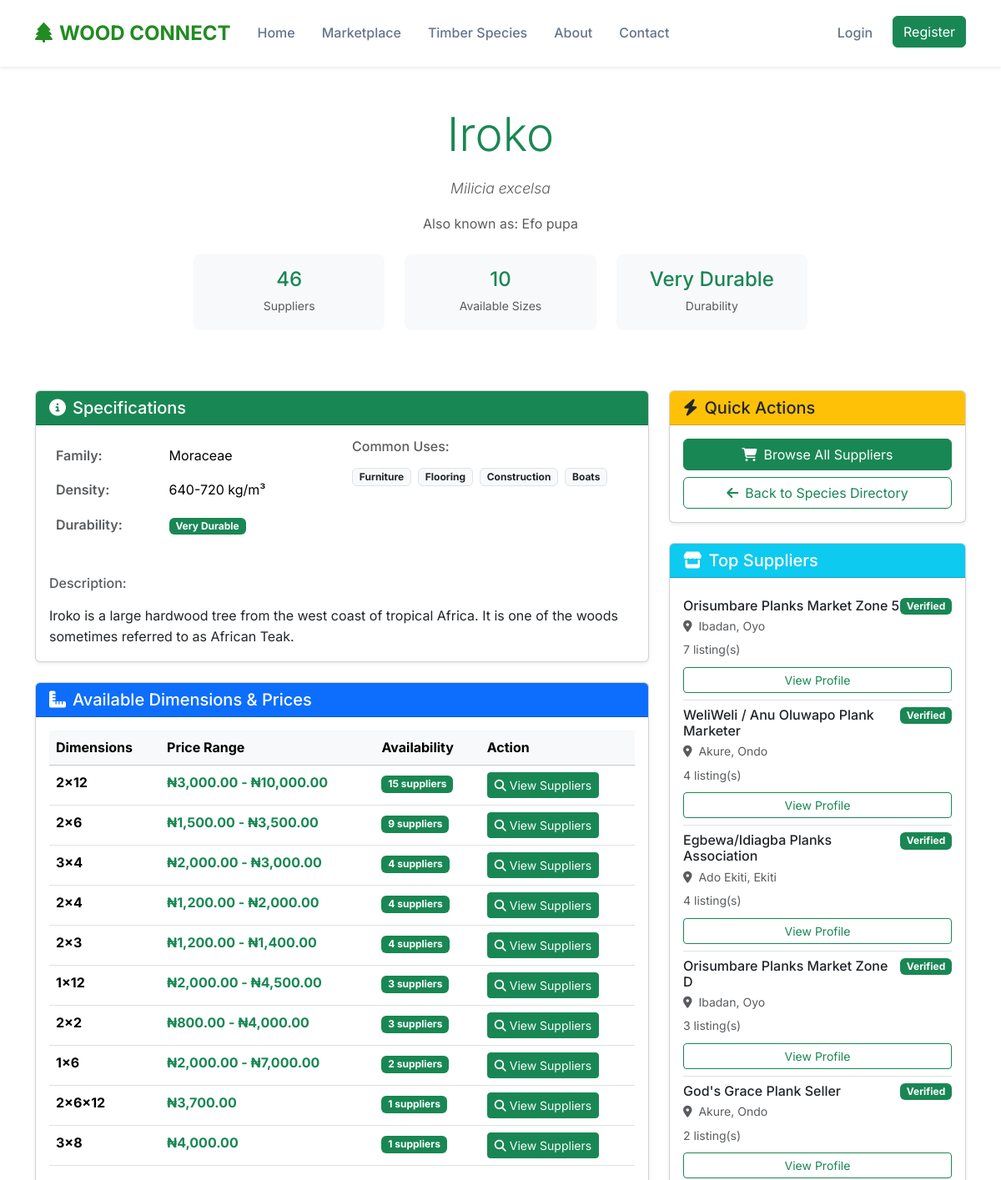
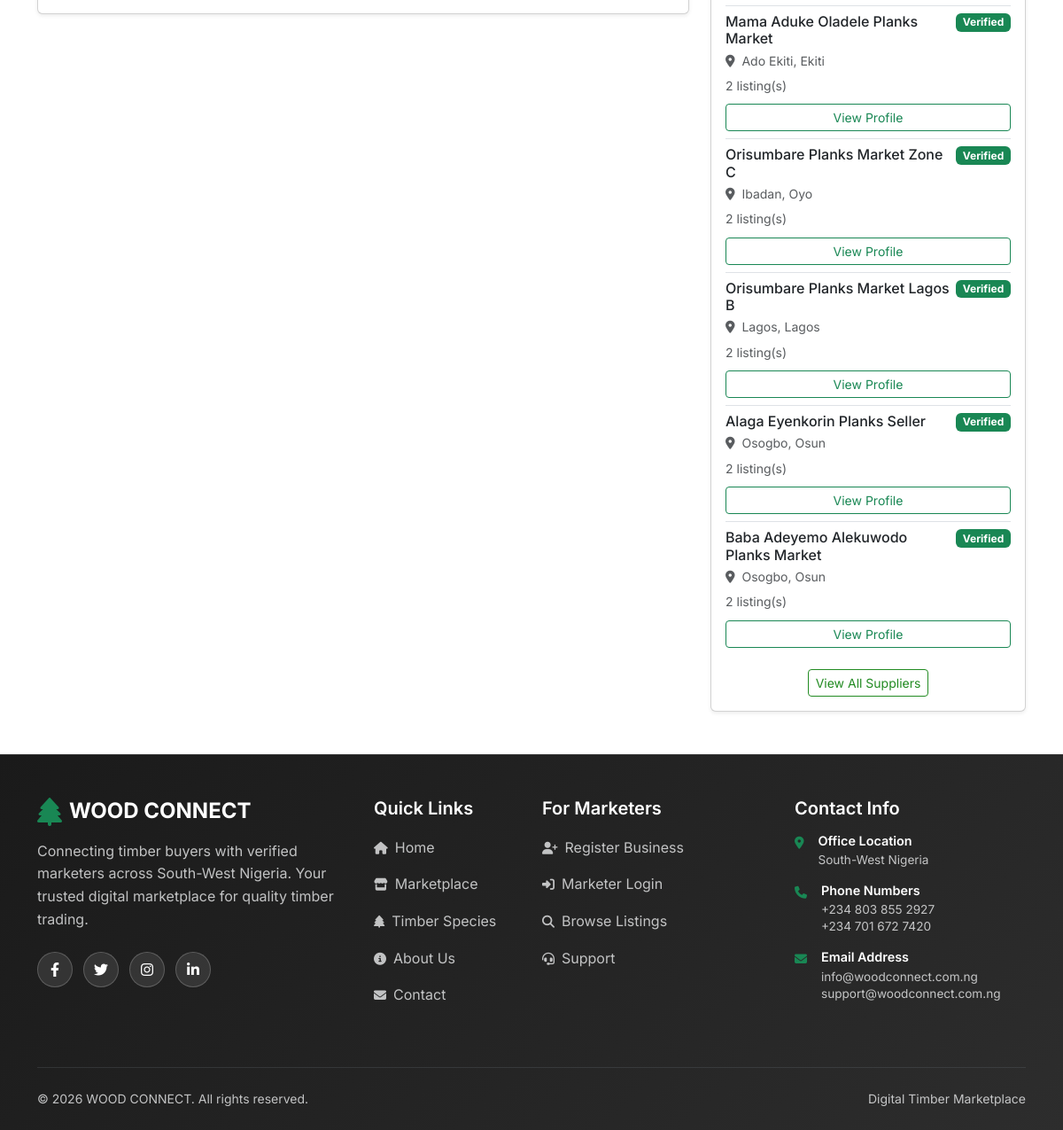
Page /species/profile.php?id=1 on the committed database (2 pictures, top to bottom).
### tables this page shows
CREATE TABLE `species` (
  `id` int(11) NOT NULL,
  `scientific_name` varchar(255) NOT NULL,
  `common_names` longtext NOT NULL CHECK (json_valid(`common_names`)),
  `family` varchar(100) DEFAULT NULL,
  `density_range` varchar(100) DEFAULT NULL,
  `durability` varchar(50) DEFAULT NULL,
  `timber_value_rank` int(11) DEFAULT 1,
  `common_uses` longtext DEFAULT NULL CHECK (json_valid(`common_uses`)),
  `description` text DEFAULT NULL,
  `image_path` varchar(500) DEFAULT NULL,
  `created_at` timestamp NOT NULL DEFAULT current_timestamp(),
  `updated_at` timestamp NOT NULL DEFAULT current_timestamp() ON UPDATE current_timestamp()
);

CREATE TABLE `marketers` (
  `id` int(11) NOT NULL,
  `business_name` varchar(255) NOT NULL,
  `owner_name` varchar(255) NOT NULL,
  `address` text NOT NULL,
  `city` varchar(100) NOT NULL,
  `state` enum('Ondo','Ekiti','Osun','Oyo','Ogun','Lagos') NOT NULL,
  `local_government` varchar(100) NOT NULL,
  `phone` varchar(20) NOT NULL,
  `email` varchar(255) DEFAULT NULL,
  `password_hash` varchar(255) DEFAULT NULL,
  `business_description` text DEFAULT NULL,
  `verification_status` enum('pending','verified','rejected') DEFAULT 'verified',
  `verification_notes` text DEFAULT NULL,
  `profile_image` varchar(500) DEFAULT NULL,
  `registration_date` timestamp NOT NULL DEFAULT current_timestamp(),
  `last_login` timestamp NULL DEFAULT NULL,
  `is_active` tinyint(1) DEFAULT 1,
  `reset_token` varchar(100) DEFAULT NULL,
  `reset_expires` timestamp NULL DEFAULT NULL
);

### includes/functions.php (called while the page is built, shortened)
<?php
function formatNaira($amount)
{
    return '₦' . number_format($amount, 2);
}
function url($path = '')
{
    return BASE_URL . '/' . ltrim($path, '/');
}

### species/profile.php (the view, shortened to what this page needs)
<?php
require_once '../includes/config.php';
$species_id = $_GET['id'] ?? 0;
try {
  $species_stmt = $pdo->prepare("
        SELECT s.*, COUNT(i.id) as marketer_count
        FROM species s
        LEFT JOIN inventory i ON s.id = i.species_id AND i.is_available = TRUE
        WHERE s.id = ?
        GROUP BY s.id
    ");
  $species_stmt->execute([$species_id]);
  $species = $species_stmt->fetch(PDO::FETCH_ASSOC);
} catch (PDOException $e) {
  $species = null;
  error_log("Species profile query error: " . $e->getMessage());
}
$common_names = json_decode($species['common_names'], true);
$common_uses = json_decode($species['common_uses'], true);
$primary_name = $common_names[0] ?? $species['scientific_name'];
try {
  $marketers_stmt = $pdo->prepare("
        SELECT DISTINCT m.*, COUNT(i.id) as listing_count,
               MIN(i.price_per_unit) as min_price,
               MAX(i.price_per_unit) as max_price
        FROM marketers m
        JOIN inventory i ON m.id = i.marketer_id
        WHERE i.species_id = ? AND i.is_available = TRUE AND m.verification_status = 'verified'
        GROUP BY m.id
        ORDER BY listing_count DESC
        LIMIT 10
    ");
  $marketers_stmt->execute([$species_id]);
  $marketers = $marketers_stmt->fetchAll(PDO::FETCH_ASSOC);
} catch (PDOException $e) {
  $marketers = [];
  error_log("Marketers query error: " . $e->getMessage());
}
try {
  $dimensions_stmt = $pdo->prepare("
        SELECT DISTINCT dimensions,
               COUNT(*) as availability_count,
               MIN(price_per_unit) as min_price,
               MAX(price_per_unit) as max_price
        FROM inventory
        WHERE species_id = ? AND is_available = TRUE
        GROUP BY dimensions
        ORDER BY availability_count DESC
    ");
  $dimensions_stmt->execute([$species_id]);
  $available_dimensions = $dimensions_stmt->fetchAll(PDO::FETCH_ASSOC);
} catch (PDOException $e) {
  $available_dimensions = [];
  error_log("Dimensions query error: " . $e->getMessage());
}
include '../includes/header.php';
?>
<div class="container py-5">
  <div class="row mb-5">
    <div class="col-lg-8 mx-auto">
      <div class="text-center mb-4">
        <h1 class="display-4 mb-3 text-success"><?php echo $primary_name; ?></h1>
        <p class="lead text-muted scientific-name">
          <em><?php echo $species['scientific_name']; ?></em>
        </p>
        <?php if (count($common_names) > 1): ?>
          <p class="text-muted">
            Also known as: <?php echo implode(', ', array_slice($common_names, 1)); ?>
          </p>
        <?php endif; ?>
        <div class="row mt-4">
          <div class="col-md-4">
            <div class="stat-card">
              <h4 class="text-success mb-1"><?php echo $species['marketer_count']; ?></h4>
              <small class="text-muted">Suppliers</small>
            </div>
          </div>
          <div class="col-md-4">
            <div class="stat-card">
              <h4 class="text-success mb-1"><?php echo count($available_dimensions); ?></h4>
              <small class="text-muted">Available Sizes</small>
            </div>
          </div>
          <div class="col-md-4">
            <div class="stat-card">
              <h4 class="text-success mb-1"><?php echo $species['durability']; ?></h4>
              <small class="text-muted">Durability</small>
            </div>
          </div>
        </div>
      </div>
    </div>
  </div>
  <div class="row">
    <div class="col-lg-8">
      <div class="card shadow-sm mb-4">
        <div class="card-header bg-success text-white">
          <h5 class="mb-0"><i class="fas fa-info-circle me-2"></i>Specifications</h5>
        </div>
        <div class="card-body">
          <div class="row">
            <div class="col-md-6">
              <table class="table table-borderless">
                <?php if ($species['family']): ?>
                  <tr>
                    <th width="40%" class="text-muted">Family:</th>
                    <td><?php echo $species['family']; ?></td>
                  </tr>
                <?php endif; ?>
                <?php if ($species['density_range']): ?>
                  <tr>
                    <th class="text-muted">Density:</th>
                    <td><?php echo $species['density_range']; ?></td>
                  </tr>
                <?php endif; ?>
                <?php if ($species['durability']): ?>
                  <tr>
                    <th class="text-muted">Durability:</th>
                    <td>
                      <span class="badge bg-<?php
                                            echo $species['durability'] === 'Very Durable' ? 'success' : ($species['durability'] === 'Durable' ? 'primary' : 'warning');
                                            ?>">
                        <?php echo $species['durability']; ?>
                      </span>
                    </td>
                  </tr>
                <?php endif; ?>
              </table>
            </div>
            <div class="col-md-6">
              <?php if ($common_uses && !empty($common_uses)): ?>
                <h6 class="text-muted mb-3">Common Uses:</h6>
                <div class="d-flex flex-wrap gap-2">
                  <?php foreach ($common_uses as $use): ?>
                    <span class="badge bg-light text-dark border"><?php echo $use; ?></span>
                  <?php endforeach; ?>
                </div>
              <?php endif; ?>
            </div>
          </div>
          <?php if ($species['description']): ?>
            <div class="mt-4">
              <h6 class="text-muted mb-3">Description:</h6>
              <p class="mb-0"><?php echo nl2br($species['description']); ?></p>
            </div>
          <?php endif; ?>
        </div>
      </div>
      <?php if (!empty($available_dimensions)): ?>
        <div class="card shadow-sm mb-4">
          <div class="card-header bg-primary text-white">
            <h5 class="mb-0"><i class="fas fa-ruler-combined me-2"></i>Available Dimensions & Prices</h5>
          </div>
          <div class="card-body">
            <div class="table-responsive">
              <table class="table table-hover">
                <thead class="table-light">
                  <tr>
                    <th>Dimensions</th>
                    <th>Price Range</th>
                    <th>Availability</th>
                    <th>Action</th>
                  </tr>
                </thead>
                <tbody>
                  <?php foreach ($available_dimensions as $dim): ?>
                    <tr>
                      <td>
                        <strong><?php echo $dim['dimensions']; ?></strong>
                      </td>
                      <td>
                        <?php if ($dim['min_price'] == $dim['max_price']): ?>
                          <span class="text-success fw-bold"><?php echo formatNaira($dim['min_price']); ?></span>
                        <?php else: ?>
                          <span class="text-success fw-bold"><?php echo formatNaira($dim['min_price']); ?> - <?php echo formatNaira($dim['max_price']); ?></span>
                        <?php endif; ?>
                      </td>
                      <td>
                        <span class="badge bg-success"><?php echo $dim['availability_count']; ?> suppliers</span>
                      </td>
                      <td>
                        <a href="<?php echo url('marketplace/search.php?species=' . urlencode($primary_name) . '&dimensions=' . urlencode($dim['dimensions'])); ?>"
                          class="btn btn-success btn-sm">
                          <i class="fas fa-search me-1"></i>View Suppliers
                        </a>
                      </td>
                    </tr>
                  <?php endforeach; ?>
                </tbody>
              </table>
            </div>
          </div>
        </div>
      <?php endif; ?>
    </div>
    <div class="col-lg-4">
      <div class="card shadow-sm mb-4">
        <div class="card-header bg-warning text-dark">
          <h5 class="mb-0"><i class="fas fa-bolt me-2"></i>Quick Actions</h5>
        </div>
        <div class="card-body">
          <div class="d-grid gap-2">
            <a href="<?php echo url('marketplace/search.php?species=' . urlencode($primary_name)); ?>" class="btn btn-success">
              <i class="fas fa-shopping-cart me-2"></i>Browse All Suppliers
            </a>
            <a href="<?php echo url('species/directory.php'); ?>" class="btn btn-outline-success">
              <i class="fas fa-arrow-left me-2"></i>Back to Species Directory
            </a>
          </div>
        </div>
      </div>
      <?php if (!empty($marketers)): ?>
        <div class="card shadow-sm">
          <div class="card-header bg-info text-white">
            <h5 class="mb-0"><i class="fas fa-store me-2"></i>Top Suppliers</h5>
          </div>
          <div class="card-body">
            <div class="list-group list-group-flush">
              <?php foreach ($marketers as $marketer): ?>
                <div class="list-group-item px-0">
                  <div class="d-flex justify-content-between align-items-start">
                    <div>
                      <h6 class="mb-1"><?php echo htmlspecialchars($marketer['business_name']); ?></h6>
                      <p class="mb-1 small text-muted">
                        <i class="fas fa-map-marker-alt me-1"></i>
                        <?php echo $marketer['city'] . ', ' . $marketer['state']; ?>
                      </p>
                      <small class="text-muted">
                        <?php echo $marketer['listing_count']; ?> listing(s)
                      </small>
                    </div>
                    <span class="badge bg-success">Verified</span>
                  </div>
                  <div class="mt-2">
                    <a href="<?php echo url('marketplace/profile.php?marketer_id=' . $marketer['id']); ?>" class="btn btn-outline-success btn-sm w-100">
                      View Profile
                    </a>
                  </div>
                </div>
              <?php endforeach; ?>
            </div>
            <?php if (count($marketers) >= 10): ?>
              <div class="text-center mt-3">
                <a href="<?php echo url('marketplace/search.php?species=' . urlencode($primary_name)); ?>" class="btn btn-outline-primary btn-sm">
                  View All Suppliers
                </a>
              </div>
            <?php endif; ?>
          </div>
        </div>
      <?php endif; ?>
    </div>
  </div>
</div>
<?php include '../includes/footer.php'; ?>
</body>
</html>

### assets/css/style.css (style rules this page uses)
:root { --primary-green: #228B22; --earth-brown: #8B4513; --warm-amber: #D2691E; --slate-gray: #64748b; --off-white: #f8fafc; --forest-dark: #1a5e1a; }
* { margin: 0; padding: 0; box-sizing: border-box; }
body { font-family: 'Inter', sans-serif; line-height: 1.6; color: #333; background-color: #fff; }
.scientific-name { color: var(--slate-gray); font-style: italic; margin-bottom: 1rem; }
.btn-outline-primary { border-color: var(--primary-green); color: var(--primary-green); }
html, body { height: 100%; }
body { display: flex; flex-direction: column; min-height: 100vh; }

### species/profile.php (style rules this page uses)
.stat-card { text-align: center; padding: 1rem; border-radius: 8px; background: #f8f9fa; }
.scientific-name { font-size: 1.1rem; }
.table-borderless th { font-weight: 600; }

### rows in the picture
species: common_names "Iroko", scientific_name "Milicia excelsa", common_names "Efo pupa", durability "Very Durable", family "Moraceae", density_range "640-720 kg/m³", common_uses "Furniture", common_uses "Flooring", common_uses "Construction", common_uses "Boats", description "Iroko is a large hardwood tree from the west coast of tropical Africa. It is one of the woods sometimes referred to as African Teak."
marketers: business_name "Orisumbare Planks Market Zone 5", city "Ibadan", state "Oyo", listing_count "7"
marketers: business_name "WeliWeli / Anu Oluwapo Plank Marketer", city "Akure", state "Ondo", listing_count "4"
marketers: business_name "Egbewa/Idiagba Planks Association", city "Ado Ekiti", state "Ekiti", listing_count "4"
marketers: business_name "Orisumbare Planks Market Zone D", city "Ibadan", state "Oyo", listing_count "3"
marketers: business_name "God's Grace Plank Seller", city "Akure", state "Ondo", listing_count "2"
marketers: business_name "Mama Aduke Oladele Planks Market", city "Ado Ekiti", state "Ekiti", listing_count "2"
marketers: business_name "Orisumbare Planks Market Zone C", city "Ibadan", state "Oyo", listing_count "2"
marketers: business_name "Orisumbare Planks Market Lagos B", city "Lagos", state "Lagos", listing_count "2"
marketers: business_name "Alaga Eyenkorin Planks Seller", city "Osogbo", state "Osun", listing_count "2"
marketers: business_name "Baba Adeyemo Alekuwodo Planks Market", city "Osogbo", state "Osun", listing_count "2"

### other values in the picture
$species['marketer_count'] "46"
count($available_dimensions) "10"
$dim['dimensions'] "2x12"
formatNaira($dim['min_price']) "₦3,000.00"
formatNaira($dim['max_price']) "₦10,000.00"
$dim['availability_count'] "15"
$dim['dimensions'] "2x6"
formatNaira($dim['min_price']) "₦1,500.00"
formatNaira($dim['max_price']) "₦3,500.00"
$dim['availability_count'] "9"
$dim['dimensions'] "3x4"
formatNaira($dim['min_price']) "₦2,000.00"
formatNaira($dim['max_price']) "₦3,000.00"
$dim['availability_count'] "4"
$dim['dimensions'] "2x4"
